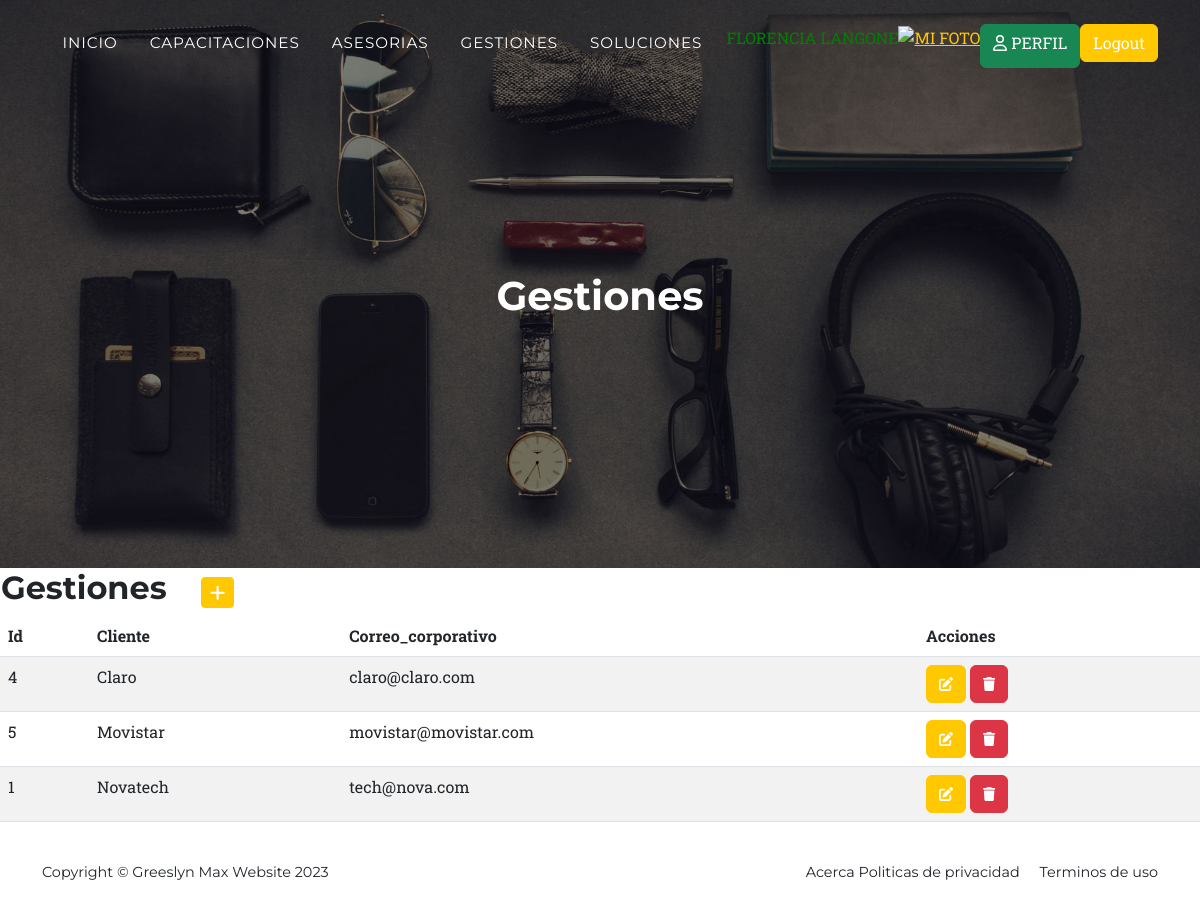
Screenshot of /gestiones/ (signed in) with the database file from the repository.
### entidades/models.py (models this page shows, shortened)
class Gestiones(models.Model):
    cliente = models.CharField(max_length=50)  # Nombre del cliente.
    correo_corporativo = models.EmailField()  # Correo electrónico corporativo del cliente.
    class Meta:
        verbose_name = "Gestión"  # Nombre en singular para el panel de administración.
        verbose_name_plural = "Gestiones"  # Nombre en plural para el panel de administración.
        ordering = ["cliente", "correo_corporativo"]  # Ordena los registros por 'cliente' y luego por 'correo_corporativo'.

### entidades/views.py (the view)
# urls.py: path('gestiones/', gestiones, name="gestiones"),
@login_required
def gestiones(request):
    contexto = {"gestiones": Gestiones.objects.all()}
    return render(request, "entidades/gestiones.html", contexto)

### entidades/templates/entidades/gestiones.html
{% extends 'entidades/index.html' %}
{% block titulo %}
<h1 class="mb-5"> Gestiones </h1>
{% endblock titulo %}
{% block contenido %}
<table>
   <tr>
      <td width="200"><h2>Gestiones</h2></td>
      <td>
         <a
         href="{% url 'gestionesForm' %}"
         class="btn btn-primary btn-sm"
         ><i class="fa fa-plus fa-lg" title="Crear"> </i>
         </a>
      </td>
   </tr>
</table>
<table class="table table-striped">
    <thead>
       <tr>
          <th>Id</th>
          <th>Cliente</th>
          <th>Correo_corporativo</th>
          <th>Acciones</th>
       </tr>
    </thead>
    <tbody>
    {% for g in gestiones %}
       <tr>
             <td>{{ g.id }}</td>
             <td>{{ g.cliente }}</td>
             <td>{{ g.correo_corporativo }}</td>
             <td>
               <a
                  href="{% url 'gestionesUpdate' g.id %}"
                  class="btn btn-primary"
                  ><i class="fa fa-edit fa-sm" title="Edit Record"></i>
               </a>
               <a
               href="{% url 'gestionesDelete' g.id %}"
               class="btn btn-danger"
               ><i class="fa fa-trash fa-sm" title="Delete Record"></i>
            </a>
            </td>
       </tr>
    {% endfor %}
    </tbody>
 </table>
{% endblock contenido %}

### entidades/templates/entidades/index.html (shortened to what this page needs)
<!DOCTYPE html>
<html lang="en">
<head>
    {% load static %}
    <link href="{% static 'css/styles.css' %}" rel="stylesheet" />
    <link rel="stylesheet" href="https://cdnjs.cloudflare.com/ajax/libs/font-awesome/6.0.0-beta3/css/all.min.css">
</head>
<body id="page-top">
    <nav class="navbar navbar-expand-lg navbar-dark fixed-top" id="mainNav">
        <div class="container">
            <div class="collapse navbar-collapse" id="navbarResponsive">
                <ul class="navbar-nav text-uppercase ms-auto py-4 py-lg-0">
                    <li class="nav-item"><a class="nav-link" href="{% url 'home' %}">Inicio</a></li>
                    {% if user.is_authenticated %}
                        <li class="nav-item"><a class="nav-link" href="{% url 'capacitaciones' %}">Capacitaciones</a></li>
                        <li class="nav-item"><a class="nav-link" href="{% url 'asesorias' %}">Asesorias</a></li>
                        <li class="nav-item"><a class="nav-link" href="{% url 'gestiones' %}">Gestiones</a></li>
                        <li class="nav-item"><a class="nav-link" href="{% url 'soluciones' %}">Soluciones</a></li>
                        <li><p style="color:green;">{{ user.first_name }} {{ user.last_name }}</p></li>
                        <div class="text-center">
                            <a href="{% url 'agregarAvatar' %}"><img src="{{ request.session.avatar }}" height="40px" width="40px" alt="mi foto"></a>
                        </div>
                        <a class="btn btn-success text-white" href="{% url 'perfil' %}"><i class="fa-regular fa-user"></i> Perfil </a>
                        <form method="post" action="{% url 'logout' %}">
                            <button type="submit" class="btn btn-primary">Logout</button>
                        </form>
                    {% else %}
                        <li><a class="btn btn-primary" href="{% url 'login' %}">Login</a></li>
                        <li><a class="btn btn-success" href="{% url 'registro' %}">Registrate</a></li>
                    {% endif %}
                </ul>
            </div>
        </div>
    </nav>
    <header class="masthead">
        <div class="container">
            {% block titulo %}{% endblock titulo %}
        </div>
    </header>
    {% block contenido %}{% endblock contenido %}
    <footer class="footer py-4">
        <div class="container">
            <div class="row align-items-center">
                <div class="col-lg-4 text-lg-start">Copyright &copy; Greeslyn Max Website 2023</div>
                <div class="col-lg-4 text-lg-end">
                    <a class="link-dark text-decoration-none" href="{% url 'acerca' %}">Acerca</a>
                    <a class="link-dark text-decoration-none me-3" href="#!">Politicas de privacidad</a>
                    <a class="link-dark text-decoration-none" href="#!">Terminos de uso</a>
                </div>
            </div>
        </div>
    </footer>
</body>
</html>

### rows the page displays
Gestiones: id "4", cliente "Claro", correo_corporativo "claro@claro.com"
Gestiones: id "5", cliente "Movistar", correo_corporativo "movistar@movistar.com"
Gestiones: id "1", cliente "Novatech", correo_corporativo "tech@nova.com"

### other values shown
{{ user.first_name }} "FLORENCIA"
{{ user.last_name }} "LANGONE"
